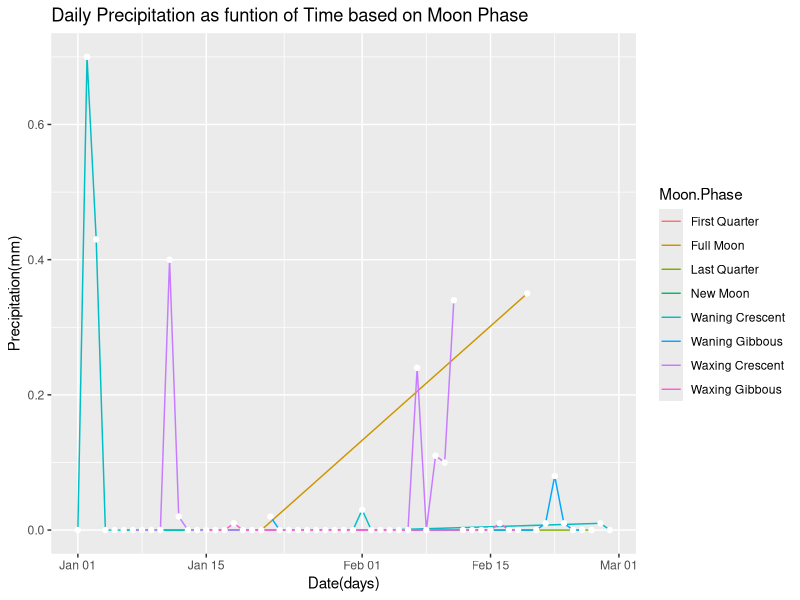
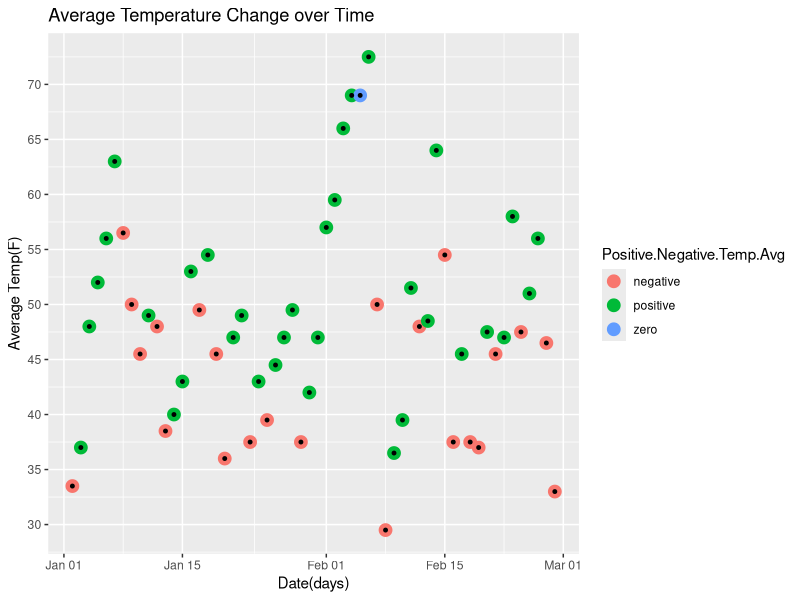
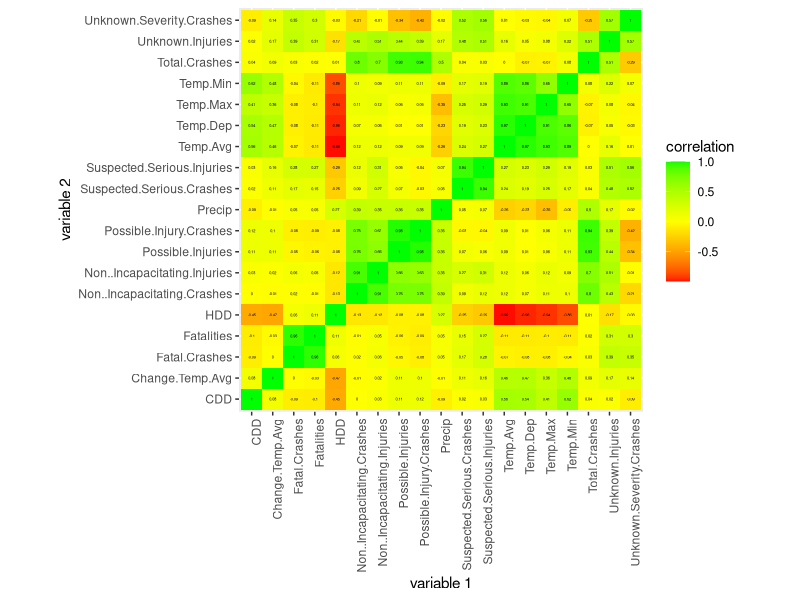
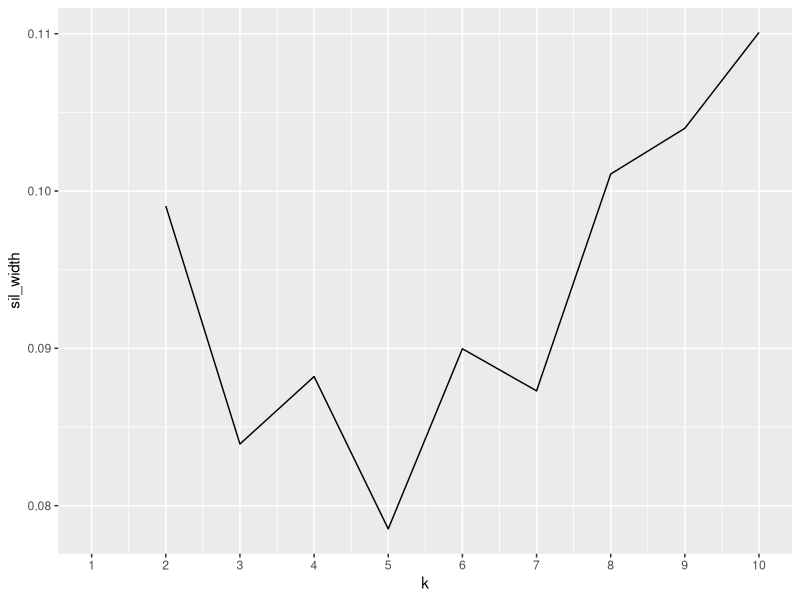
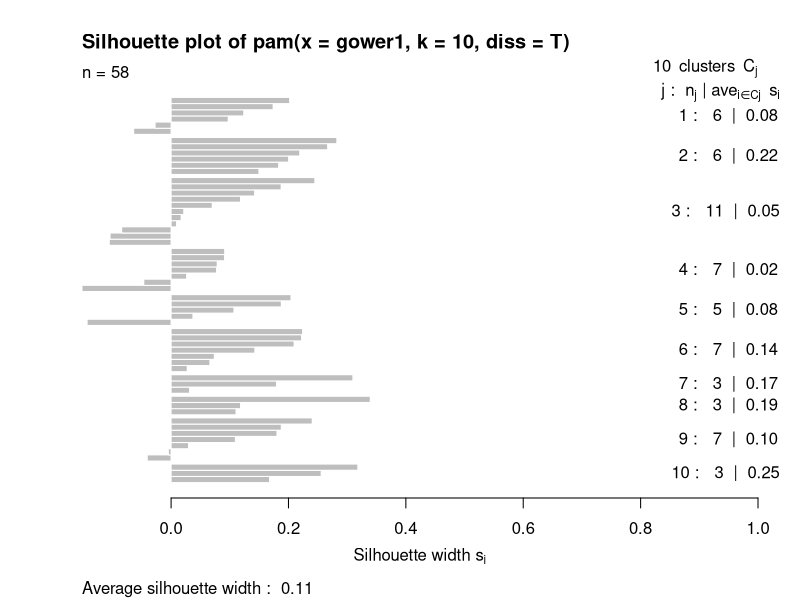
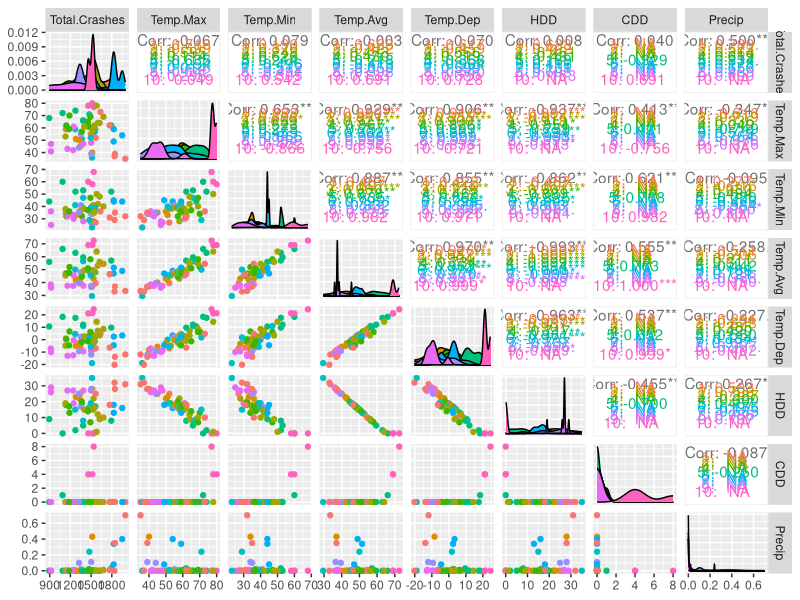

Recreate these plots in R, in order.
## ---- chunk 1
knitr::opts_chunk$set(echo = TRUE, eval = TRUE, fig.align = "center", warning = F, message = F,
tidy=TRUE, tidy.opts=list(width.cutoff=60), R.options=list(max.print=100))
## ---- chunk 2
library(tidyverse)
car <- read.csv("cars1.csv")
weather  <- read.csv("weather1.csv")
moon  <- read.csv("moon.csv")

data <- car %>% left_join(weather, by="Date") %>% left_join(moon, by="Date")
head(car)
head(weather)
head(moon)

## ---- chunk 3
data1 <- data %>% select(1,2,3,9,15,16,17,19,21,14,24) %>% arrange(desc(Precip))
precip <- data1 %>% filter(Precip >0) %>% arrange(desc(Precip)) #days with precipitation
data1 <- data1 %>% mutate(Change.Temp.Avg = (Temp.Avg - lag(Temp.Avg)))  #change of avg. temp

#done per variable/column
dataMax <- data1 %>% summarize(Mean= mean(Temp.Max, na.rm=T), Min = min(Temp.Max, na.rm = T),
    Max = max(Temp.Max, na.rm = T), Sd= sd(Temp.Max, na.rm=T), 
    Var = var(Temp.Max, na.rm = T)) %>% as.data.frame() %>% pivot_longer(c(1:5), names_to="stats", values_to="Temp.Max")

dataMin <- data1 %>% summarize(Mean= mean(Temp.Min, na.rm=T), Min = min(Temp.Min, na.rm = T),
Max = max(Temp.Min, na.rm = T), Sd = sd(Temp.Min, na.rm=T), 
    Var = var(Temp.Min, na.rm = T)) %>% as.data.frame() %>% pivot_longer(c(1:5), names_to="stats", values_to="Temp.Min")

dataAvg <- data1 %>% summarize(Mean= mean(Temp.Avg, na.rm=T), Min = min(Temp.Avg, na.rm = T),
    Max = max(Temp.Avg, na.rm = T), Sd = sd(Temp.Avg, na.rm=T), 
    Var = var(Temp.Avg, na.rm = T)) %>% pivot_longer(c(1:5), names_to="stats", values_to="Temp.Avg")

dataPrep <- data1 %>% summarize(Mean= mean(Precip, na.rm=T), Min = min(Precip, na.rm = T),
    Max = max(Precip, na.rm = T), Sd = sd(Precip, na.rm=T), 
    Var = var(Precip, na.rm = T)) %>% pivot_longer(c(1:5), names_to="stats", values_to="Prep")

dataCrash <- data1 %>% summarize(Mean= mean(Total.Crashes, na.rm=T), Min = min(Total.Crashes, na.rm = T),
    Max = max(Total.Crashes, na.rm = T), Sd = sd(Total.Crashes, na.rm=T), 
    Var = var(Total.Crashes, na.rm = T)) %>% pivot_longer(c(1:5), names_to="stats", values_to="Total.Crashes")

dataChange <- data1 %>% summarize(Mean = mean(Change.Temp.Avg, na.rm=T), Min = min(Change.Temp.Avg, na.rm = T),
    Max = max(Change.Temp.Avg, na.rm = T), Sd = sd(Change.Temp.Avg, na.rm=T), 
    Var = var(Change.Temp.Avg, na.rm = T)) %>% pivot_longer(c(1:5), names_to="stats", values_to="Change.Temp.Avg")

data.Fatal.Crashes <- data1 %>% summarize(Mean = mean(Fatal.Crashes, na.rm=T), Min = min(Fatal.Crashes, na.rm = T),
    Max = max(Fatal.Crashes, na.rm = T), Sd = sd(Fatal.Crashes, na.rm=T), 
    Var = var(Fatal.Crashes, na.rm = T)) %>% pivot_longer(c(1:5), names_to="stats", values_to="Fatal.Crashes")

data.Fatalities <- data1 %>% summarize(Mean = mean(Fatalities, na.rm=T), Min = min(Fatalities, na.rm = T),
    Max = max(Fatalities, na.rm = T), Sd = sd(Fatalities, na.rm=T), 
    Var = var(Fatalities, na.rm = T)) %>% pivot_longer(c(1:5), names_to="stats", values_to="Fatalities")

data.Possible.Injuries <- data1 %>% summarize(Mean = mean(Possible.Injuries, na.rm=T), Min = min(Possible.Injuries, na.rm = T),
    Max = max(Possible.Injuries, na.rm = T), Sd = sd(Possible.Injuries, na.rm=T), 
    Var = var(Possible.Injuries, na.rm = T)) %>% pivot_longer(c(1:5), names_to="stats", values_to="Possible.Injuries")

data.HDD <- data1 %>% summarize(Mean = mean(HDD, na.rm=T), Min = min(HDD, na.rm = T),
    Max = max(HDD, na.rm = T), Sd = sd(HDD, na.rm=T), 
    Var = var(HDD, na.rm = T)) %>% pivot_longer(c(1:5), names_to="stats", values_to="HDD")


dataS <- dataMax %>% left_join(dataMin, by="stats") %>% left_join(dataAvg, by="stats") %>% left_join(dataChange, by="stats") %>% left_join(dataPrep, by="stats") %>% left_join(dataCrash, by="stats") %>% left_join(data.Fatal.Crashes, by="stats") %>% left_join(data.Fatalities, by="stats") %>% left_join(data.Possible.Injuries, by="stats") %>% left_join(data.HDD, by="stats")

#grouped data

Maximum_Temperature <- data1 %>% group_by(Moon.Phase) %>% summarize(Mean= mean(Temp.Max, na.rm=T), Min = min(Temp.Max, na.rm = T),
    Max = max(Temp.Max, na.rm = T), Sd= sd(Temp.Max, na.rm=T), 
    Var = var(Temp.Max, na.rm = T)) %>% as.data.frame() %>% select(Temp.Max.Moon.Phase = Moon.Phase, everything())
  

Minimum_Temperature <- data1 %>% group_by(Moon.Phase) %>% summarize(Mean= mean(Temp.Min, na.rm=T), Min = min(Temp.Min, na.rm = T),
Max = max(Temp.Min, na.rm = T), Sd = sd(Temp.Min, na.rm=T), 
    Var = var(Temp.Min, na.rm = T)) %>% as.data.frame() %>% select(Temp.Min.Moon.Phase = Moon.Phase, everything())


Average_Temperature <- data1 %>% group_by(Moon.Phase) %>% summarize(Mean= mean(Temp.Avg, na.rm=T), Min = min(Temp.Avg, na.rm = T),
    Max = max(Temp.Avg, na.rm = T), Sd = sd(Temp.Avg, na.rm=T), 
    Var = var(Temp.Avg, na.rm = T)) %>% as.data.frame() %>% select(Temp.Avg.Moon.Phase = Moon.Phase, everything())

Precipitation <- data1 %>% group_by(Moon.Phase) %>% summarize(Mean= mean(Precip, na.rm=T), Min = min(Precip, na.rm = T),
    Max = max(Precip, na.rm = T), Sd = sd(Precip, na.rm=T), 
    Var = var(Precip, na.rm = T)) %>% as.data.frame() %>% select(Precip.Moon.Phase = Moon.Phase, everything())

Total_Crashes <- data1 %>% group_by(Moon.Phase) %>% summarize(Mean= mean(Total.Crashes, na.rm=T), Min = min(Total.Crashes, na.rm = T),
    Max = max(Total.Crashes, na.rm = T), Sd = sd(Total.Crashes, na.rm=T), 
    Var = var(Total.Crashes, na.rm = T)) %>% as.data.frame() %>% select(Crash.Moon.Phase = Moon.Phase, everything())

Change_Average_Temperature <- data1 %>% group_by(Moon.Phase) %>% summarize(Mean = mean(Change.Temp.Avg, na.rm=T), Min = min(Change.Temp.Avg, na.rm = T),
    Max = max(Change.Temp.Avg, na.rm = T), Sd = sd(Change.Temp.Avg, na.rm=T), 
    Var = var(Change.Temp.Avg, na.rm = T)) %>% select(Avg.Temp.Change.Moon.Phase = Moon.Phase, everything())

Fatal_Crashes <- data1 %>% group_by(Moon.Phase) %>% summarize(Mean = mean(Fatal.Crashes, na.rm=T), Min = min(Fatal.Crashes, na.rm = T),
    Max = max(Fatal.Crashes, na.rm = T), Sd = sd(Fatal.Crashes, na.rm=T), 
    Var = var(Fatal.Crashes, na.rm = T)) %>% select(Fatal.Crashes.Moon.Phase = Moon.Phase, everything())

Possible_Injuries <- data1 %>% group_by(Moon.Phase) %>% summarize(Mean = mean(Possible.Injuries, na.rm=T), Min = min(Possible.Injuries, na.rm = T),
    Max = max(Possible.Injuries, na.rm = T), Sd = sd(Possible.Injuries, na.rm=T), 
    Var = var(Possible.Injuries, na.rm = T)) %>% select(Possible.Injuries.Moon.Phase = Moon.Phase, everything())

Fatalities <- data1 %>% group_by(Moon.Phase) %>% summarize(Mean = mean(Fatalities, na.rm=T), Min = min(Fatalities, na.rm = T),
    Max = max(Fatalities, na.rm = T), Sd = sd(Fatalities, na.rm=T), 
    Var = var(Fatalities, na.rm = T)) %>% select(Fatalitites.Moon.Phase = Moon.Phase, everything())
 

HDD <- data1 %>% group_by(Moon.Phase) %>% summarize(Mean = mean(HDD, na.rm=T), Min = min(HDD, na.rm = T),
    Max = max(HDD, na.rm = T), Sd = sd(HDD, na.rm=T), 
    Var = var(HDD, na.rm = T)) %>% select(HDD.Moon.Phase = Moon.Phase, everything()) 


dataS
Maximum_Temperature
Minimum_Temperature
Average_Temperature
Precipitation
Total_Crashes 
Change_Average_Temperature
Fatal_Crashes
Possible_Injuries
Fatalities
HDD
## ---- chunk 4

library(ggplot2)

data$Date <- as.Date(data$Date, "%m/%d/%Y")
ggplot(data = data, aes( Date, Precip,color=Moon.Phase )) + geom_line(aes(group=Moon.Phase))  + geom_point(color = "white" ) + ggtitle("Daily Precipitation as funtion of Time based on Moon Phase") +  ylab("Precipitation(mm)") + xlab("Date(days)") 

 
## ---- chunk 5

data2 <- data %>% mutate(Change.Temp.Avg = (Temp.Avg - lag(Temp.Avg)))
data2 <- data2 %>% mutate(Positive.Negative.Temp.Avg = ifelse(Change.Temp.Avg>0, "positive",
        ifelse(Change.Temp.Avg <= 0 & 0 <= Change.Temp.Avg, "zero", "negative")))
data2$Date <- as.Date(data2$Date, "%m/%d/%Y")
dataNA <- data2 %>% na.omit()


ggplot(data = dataNA) + geom_point(mapping = aes(x=Date, y=Temp.Avg, color= Positive.Negative.Temp.Avg)) + geom_point(stat="summary", fun=mean, mapping = aes(x = Date, y = Temp.Avg, color = Positive.Negative.Temp.Avg), size = 4) + stat_summary(aes(x = Date, y = Temp.Avg), fun = "mean", size = 1, geom = "point") + ggtitle("Average Temperature Change over Time") + ylab("Average Temp(F)") + xlab("Date(days)") + labs(fill = "Change in Average Temp") + scale_y_continuous(breaks=seq(30,100,5))
## ---- chunk 6

data2 <- data %>% mutate(Change.Temp.Avg = (Temp.Avg - lag(Temp.Avg)))
data2 <- data2 %>% mutate(Positive.Negative.Temp.Avg = ifelse(Change.Temp.Avg>0, "positive",
        ifelse(Change.Temp.Avg <= 0 & 0 <= Change.Temp.Avg, "zero", "negative")))
data2$Date <- as.Date(data2$Date, "%m/%d/%Y")
dataNA <- data2 %>% na.omit()

datacor <- dataNA %>% select_if(is.numeric) %>% cor(use="pair") %>% as.data.frame()

tidycor <- datacor %>% rownames_to_column("var1") %>% 
  pivot_longer(-1,names_to="var2",values_to="correlation")


tidycor
library(ggplot2)
tidycor %>% na.omit() %>% ggplot(aes(var1,var2,fill=correlation))+geom_tile()+
  scale_fill_gradient2(low="red",mid="yellow",high="green")+
  geom_text(aes(label=round(correlation,2)),color = "black", size = 1)+
  theme(axis.text.x = element_text(angle = 90, hjust=1))+ coord_fixed() + xlab("variable 1") +ylab("variable 2")
## ---- chunk 7

library(cluster)

dataNA %>% select(-1,-26,-24)%>% pam(3)
rownames(dataNA) <- NULL


dat2 <- dataNA %>% mutate_if(is.character,as.factor) %>% column_to_rownames("Date")
gower1 <- daisy(dat2,metric="gower")


sil_width<-vector()
for(i in 2:10){
  pam_fit <- pam(gower1, diss = TRUE, k = i) 
  sil_width[i] <- pam_fit$silinfo$avg.width  
}
ggplot()+geom_line(aes(x=1:10,y=sil_width))+scale_x_continuous(name="k",breaks=1:10)

pam10 <- pam(gower1, k=10, diss = T)
dataNA %>% slice(pam10$id.med)
plot(pam10,which=2)

dataNA %>% slice(pam10$id.med)

#install.packages("GGally")
library(GGally)
ggpairs(dat2, columns=13:20, aes(color=as.factor(pam10$clustering)))
